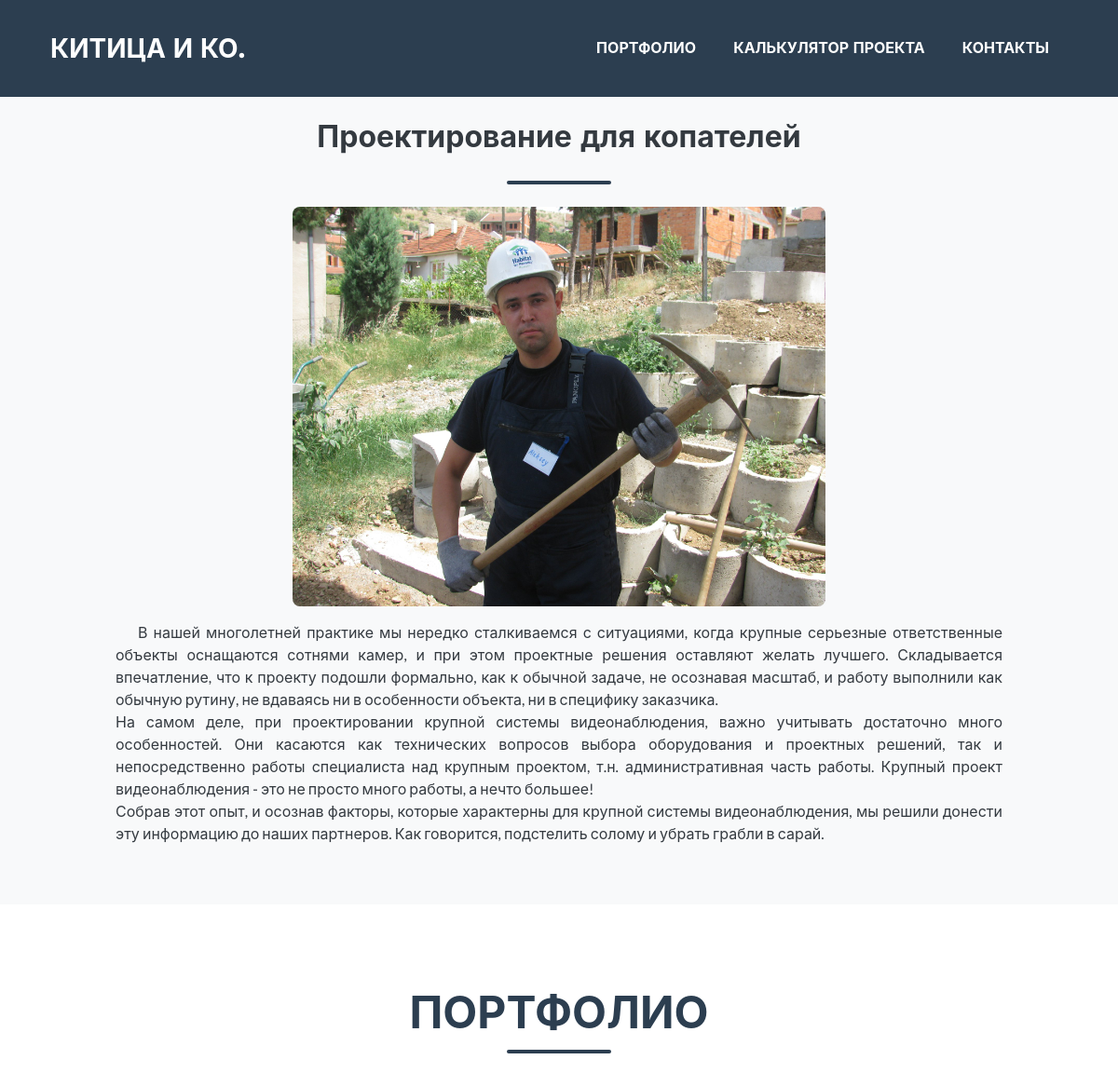
Before: / (upper part) with the older database file.
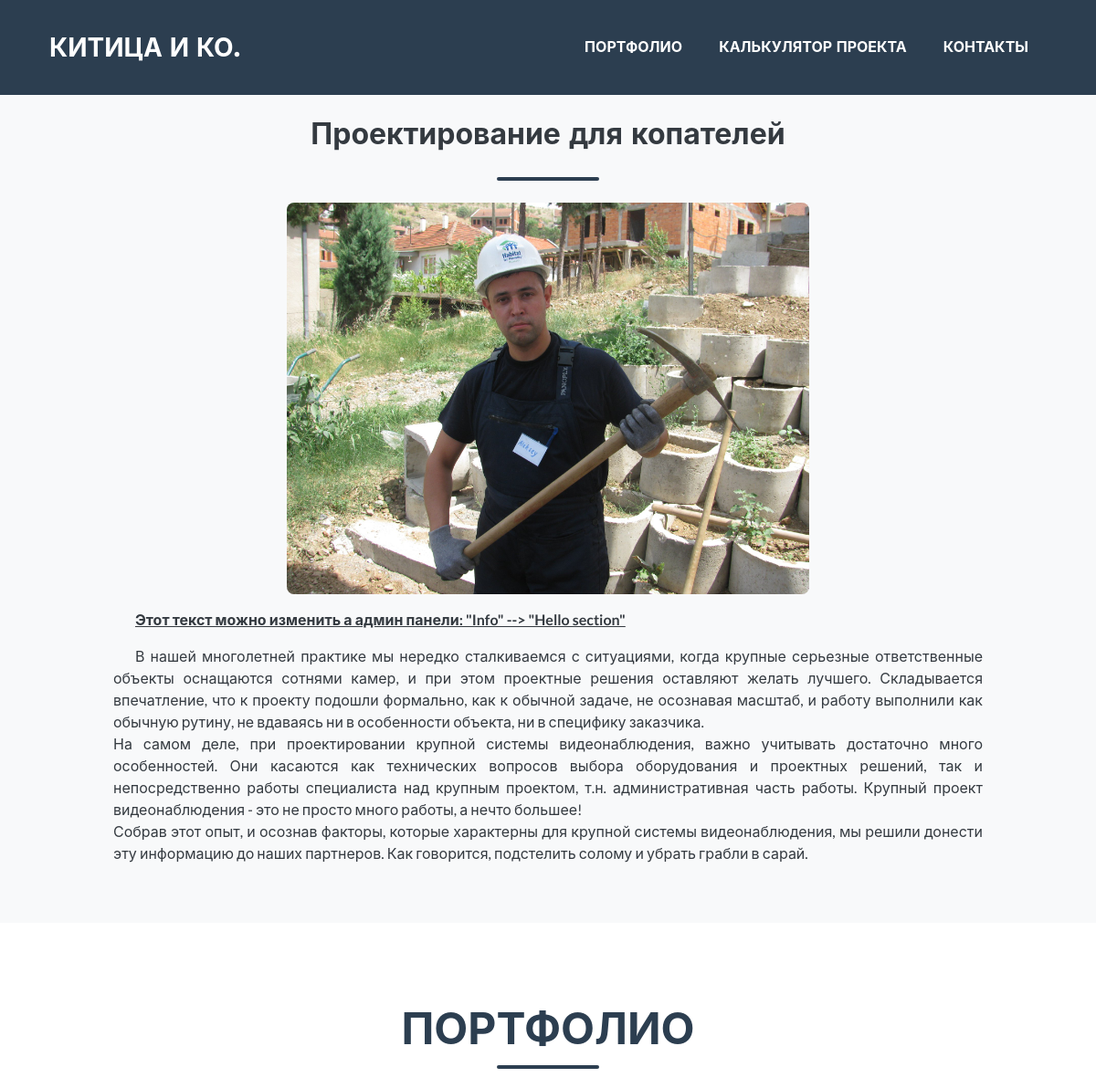
After: the same page with the newer database file.
### info/models.py (models this page shows, shortened)
class HelloSection(models.Model):
	text=CKEditor5Field('Текст приветствия', config_name='extends')

### portfolio/views.py (the view)
# urls.py: path('', ProjectListView.as_view()),
class ProjectListView(ListView):
    model = Project
    template_name = 'projects_list.html'
    def get_context_data(self, **kwargs):
        context = super(ProjectListView, self).get_context_data(**kwargs)
        context.update({
            'object_list': Project.objects.filter(show_on_main_screen=True)[:9],
            'hello_section': HelloSection.objects.all()[0],
        })
        return context
    def get_queryset(self):
    	context = Project.objects.filter(show_on_main_screen=True)[:9]
    	return context

### portfolio/templates/projects_list.html (shortened to what this page needs)
{% extends 'base.html' %}
{% block content %}
<header class="masthead bg-light text-dark text-justify">
    <div class="container-fluid col-lg-10 mx-auto">
        {% load static %}
        <h2 class="mb-0 p-2 text-center">Проектирование для копателей</h2>
        <div class="divider-custom">
            <div class="divider-custom-line"></div>
        </div>
        <img class="img-fluid rounded mx-auto d-block" src="{% static 'images/about.jpg' %}" alt="no" style="max-width: 60%">
        <p class="text-justify" style="text-indent: 1.5em">
            {{hello_section.text|safe|linebreaks}}
        </p>
    </div>
</header>
<section class="page-section portfolio" id="portfolio">
    <div class="container text-center">
        <h2 class="page-section-heading text-center text-uppercase text-secondary mb-0">Портфолио</h2>
        <div class="divider-custom">
            <div class="divider-custom-line"></div>
        </div>
    </div>
</section>
{% endblock content %}

### templates/base.html (shortened to what this page needs)
<!DOCTYPE html>
<html lang="ru">
{% load static %}
    <head>
        <link href="{% static 'css/styles.css' %}" rel="stylesheet" />
    </head>
    <body id="page-top">
        {% include 'navbar.html' %}
        {% block content %}
        {% endblock content %}
    </body>
</html>

### templates/navbar.html (shortened to what this page needs)
<nav class="navbar navbar-expand-lg bg-secondary text-uppercase fixed-top" id="mainNav">
    <div class="container">
        <a class="navbar-brand js-scroll-trigger" href="#page-top">Китица и Ко.</a>
        <div class="collapse navbar-collapse" id="navbarResponsive">
            <ul class="navbar-nav ml-auto">
                <li class="nav-item mx-0 mx-lg-1"><a class="nav-link py-3 px-0 px-lg-3 rounded js-scroll-trigger" href="#portfolio">Портфолио</a></li>
                <li class="nav-item mx-0 mx-lg-1"><a class="nav-link py-3 px-0 px-lg-3 rounded js-scroll-trigger" href="#about">Калькулятор проекта</a></li>
                <li class="nav-item mx-0 mx-lg-1"><a class="nav-link py-3 px-0 px-lg-3 rounded js-scroll-trigger" href="#contact">Контакты</a></li>
            </ul>
        </div>
    </div>
</nav>

Changed rows visible on the page:
changed HelloSection: text "В нашей многолетней практике…" → "Этот текст можно изменить а админ панели: \"Info\" --> \"Hello section\" В нашей многолетней практике…"
